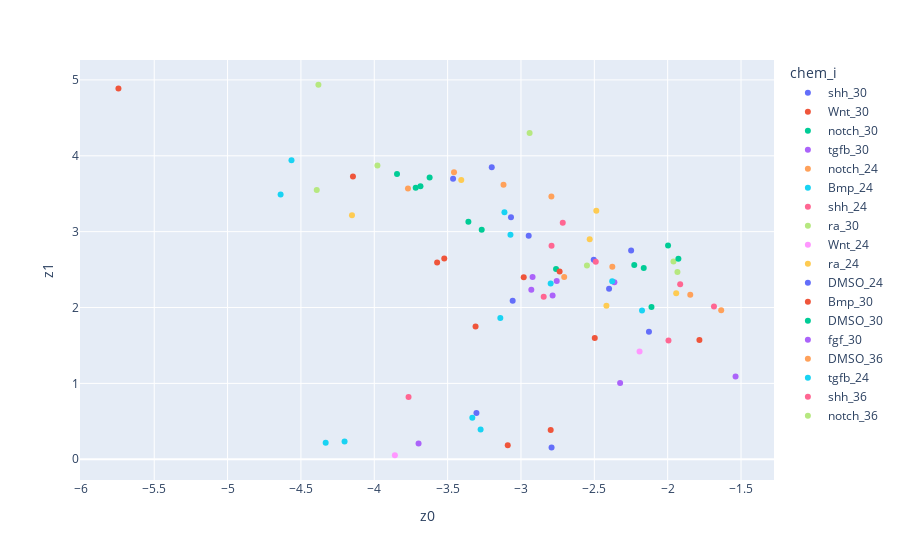

Source (notebook cell):
### Code cell
fig = px.scatter(z_df, x="z0", y="z1", color="chem_i")
fig.show()

### Figure 1 — Plotly figure (JSON) as saved in the notebook; plotly's stock layout.template omitted (floating-point values rounded to 4 significant figures)
{"data": [{"hovertemplate": "chem_i=shh_30<br>z0=%{x}<br>z1=%{y}<extra></extra>", "legendgroup": "shh_30", "marker": {"color": "#636efa", "symbol": "circle"}, "mode": "markers", "name": "shh_30", "orientation": "v", "showlegend": true, "type": "scatter", "x": [-2.249, -2.791, -2.128, -3.463, -3.057, -2.504], "xaxis": "x", "y": [2.751, 0.1531, 1.681, 3.697, 2.091, 2.63], "yaxis": "y"}, {"hovertemplate": "chem_i=Wnt_30<br>z0=%{x}<br>z1=%{y}<extra></extra>", "legendgroup": "Wnt_30", "marker": {"color": "#EF553B", "symbol": "circle"}, "mode": "markers", "name": "Wnt_30", "orientation": "v", "showlegend": true, "type": "scatter", "x": [-1.784, -2.497, -2.797, -3.09, -3.31], "xaxis": "x", "y": [1.571, 1.598, 0.3853, 0.185, 1.749], "yaxis": "y"}, {"hovertemplate": "chem_i=notch_30<br>z0=%{x}<br>z1=%{y}<extra></extra>", "legendgroup": "notch_30", "marker": {"color": "#00cc96", "symbol": "circle"}, "mode": "markers", "name": "notch_30", "orientation": "v", "showlegend": true, "type": "scatter", "x": [-2.163, -2.11, -3.268, -3.845, -2.761, -3.718], "xaxis": "x", "y": [2.521, 2.007, 3.025, 3.761, 2.507, 3.579], "yaxis": "y"}, {"hovertemplate": "chem_i=tgfb_30<br>z0=%{x}<br>z1=%{y}<extra></extra>", "legendgroup": "tgfb_30", "marker": {"color": "#ab63fa", "symbol": "circle"}, "mode": "markers", "name": "tgfb_30", "orientation": "v", "showlegend": true, "type": "scatter", "x": [-2.784, -2.363, -2.756, -2.921, -2.93], "xaxis": "x", "y": [2.158, 2.331, 2.35, 2.404, 2.235], "yaxis": "y"}, {"hovertemplate": "chem_i=notch_24<br>z0=%{x}<br>z1=%{y}<extra></extra>", "legendgroup": "notch_24", "marker": {"color": "#FFA15A", "symbol": "circle"}, "mode": "markers", "name": "notch_24", "orientation": "v", "showlegend": true, "type": "scatter", "x": [-1.846, -1.635, -2.793, -3.119, -3.77, -2.705], "xaxis": "x", "y": [2.169, 1.965, 3.463, 3.619, 3.57, 2.403], "yaxis": "y"}, {"hovertemplate": "chem_i=Bmp_24<br>z0=%{x}<br>z1=%{y}<extra></extra>", "legendgroup": "Bmp_24", "marker": {"color": "#19d3f3", "symbol": "circle"}, "mode": "markers", "name": "Bmp_24", "orientation": "v", "showlegend": true, "type": "scatter", "x": [-2.378, -3.113, -4.639, -2.798, -3.072, -4.564], "xaxis": "x", "y": [2.345, 3.255, 3.491, 2.316, 2.959, 3.94], "yaxis": "y"}, {"hovertemplate": "chem_i=shh_24<br>z0=%{x}<br>z1=%{y}<extra></extra>", "legendgroup": "shh_24", "marker": {"color": "#FF6692", "symbol": "circle"}, "mode": "markers", "name": "shh_24", "orientation": "v", "showlegend": true, "type": "scatter", "x": [-1.915, -2.49, -1.995, -3.766, -2.845, -1.684], "xaxis": "x", "y": [2.307, 2.602, 1.564, 0.8202, 2.142, 2.012], "yaxis": "y"}, {"hovertemplate": "chem_i=ra_30<br>z0=%{x}<br>z1=%{y}<extra></extra>", "legendgroup": "ra_30", "marker": {"color": "#B6E880", "symbol": "circle"}, "mode": "markers", "name": "ra_30", "orientation": "v", "showlegend": true, "type": "scatter", "x": [-4.381, -1.933, -2.55, -3.978, -1.961, -4.392], "xaxis": "x", "y": [4.936, 2.467, 2.554, 3.872, 2.606, 3.549], "yaxis": "y"}, {"hovertemplate": "chem_i=Wnt_24<br>z0=%{x}<br>z1=%{y}<extra></extra>", "legendgroup": "Wnt_24", "marker": {"color": "#FF97FF", "symbol": "circle"}, "mode": "markers", "name": "Wnt_24", "orientation": "v", "showlegend": true, "type": "scatter", "x": [-3.86, -2.192], "xaxis": "x", "y": [0.05259, 1.42], "yaxis": "y"}, {"hovertemplate": "chem_i=ra_24<br>z0=%{x}<br>z1=%{y}<extra></extra>", "legendgroup": "ra_24", "marker": {"color": "#FECB52", "symbol": "circle"}, "mode": "markers", "name": "ra_24", "orientation": "v", "showlegend": true, "type": "scatter", "x": [-3.407, -4.152, -2.418, -2.487, -1.942, -2.532], "xaxis": "x", "y": [3.681, 3.218, 2.022, 3.274, 2.188, 2.901], "yaxis": "y"}, {"hovertemplate": "chem_i=DMSO_24<br>z0=%{x}<br>z1=%{y}<extra></extra>", "legendgroup": "DMSO_24", "marker": {"color": "#636efa", "symbol": "circle"}, "mode": "markers", "name": "DMSO_24", "orientation": "v", "showlegend": true, "type": "scatter", "x": [-2.947, -2.4, -3.304, -3.068, -3.199], "xaxis": "x", "y": [2.945, 2.247, 0.6109, 3.189, 3.849], "yaxis": "y"}, {"hovertemplate": "chem_i=Bmp_30<br>z0=%{x}<br>z1=%{y}<extra></extra>", "legendgroup": "Bmp_30", "marker": {"color": "#EF553B", "symbol": "circle"}, "mode": "markers", "name": "Bmp_30", "orientation": "v", "showlegend": true, "type": "scatter", "x": [-3.523, -4.145, -2.981, -3.572, -2.737, -5.744], "xaxis": "x", "y": [2.647, 3.728, 2.398, 2.593, 2.476, 4.888], "yaxis": "y"}, {"hovertemplate": "chem_i=DMSO_30<br>z0=%{x}<br>z1=%{y}<extra></extra>", "legendgroup": "DMSO_30", "marker": {"color": "#00cc96", "symbol": "circle"}, "mode": "markers", "name": "DMSO_30", "orientation": "v", "showlegend": true, "type": "scatter", "x": [-3.685, -2.228, -3.623, -1.998, -3.358, -1.927], "xaxis": "x", "y": [3.598, 2.561, 3.714, 2.818, 3.132, 2.644], "yaxis": "y"}, {"hovertemplate": "chem_i=fgf_30<br>z0=%{x}<br>z1=%{y}<extra></extra>", "legendgroup": "fgf_30", "marker": {"color": "#ab63fa", "symbol": "circle"}, "mode": "markers", "name": "fgf_30", "orientation": "v", "showlegend": true, "type": "scatter", "x": [-1.537, -3.698, -2.324], "xaxis": "x", "y": [1.09, 0.2074, 1.005], "yaxis": "y"}, {"hovertemplate": "chem_i=DMSO_36<br>z0=%{x}<br>z1=%{y}<extra></extra>", "legendgroup": "DMSO_36", "marker": {"color": "#FFA15A", "symbol": "circle"}, "mode": "markers", "name": "DMSO_36", "orientation": "v", "showlegend": true, "type": "scatter", "x": [-3.456, -2.377], "xaxis": "x", "y": [3.782, 2.538], "yaxis": "y"}, {"hovertemplate": "chem_i=tgfb_24<br>z0=%{x}<br>z1=%{y}<extra></extra>", "legendgroup": "tgfb_24", "marker": {"color": "#19d3f3", "symbol": "circle"}, "mode": "markers", "name": "tgfb_24", "orientation": "v", "showlegend": true, "type": "scatter", "x": [-4.202, -3.332, -3.141, -3.275, -2.175, -4.331], "xaxis": "x", "y": [0.2353, 0.5472, 1.863, 0.3917, 1.959, 0.2181], "yaxis": "y"}, {"hovertemplate": "chem_i=shh_36<br>z0=%{x}<br>z1=%{y}<extra></extra>", "legendgroup": "shh_36", "marker": {"color": "#FF6692", "symbol": "circle"}, "mode": "markers", "name": "shh_36", "orientation": "v", "showlegend": true, "type": "scatter", "x": [-2.715, -2.792], "xaxis": "x", "y": [3.117, 2.813], "yaxis": "y"}, {"hovertemplate": "chem_i=notch_36<br>z0=%{x}<br>z1=%{y}<extra></extra>", "legendgroup": "notch_36", "marker": {"color": "#B6E880", "symbol": "circle"}, "mode": "markers", "name": "notch_36", "orientation": "v", "showlegend": true, "type": "scatter", "x": [-2.941], "xaxis": "x", "y": [4.301], "yaxis": "y"}], "layout": {"autosize": true, "legend": {"title": {"text": "chem_i"}, "tracegroupgap": 0}, "margin": {"t": 60}, "xaxis": {"anchor": "y", "autorange": true, "domain": [0, 1], "range": [-6.0, -1.282], "title": {"text": "z0"}, "type": "linear"}, "yaxis": {"anchor": "x", "autorange": true, "domain": [0, 1], "range": [-0.3256, 5.315], "title": {"text": "z1"}, "type": "linear"}}}
